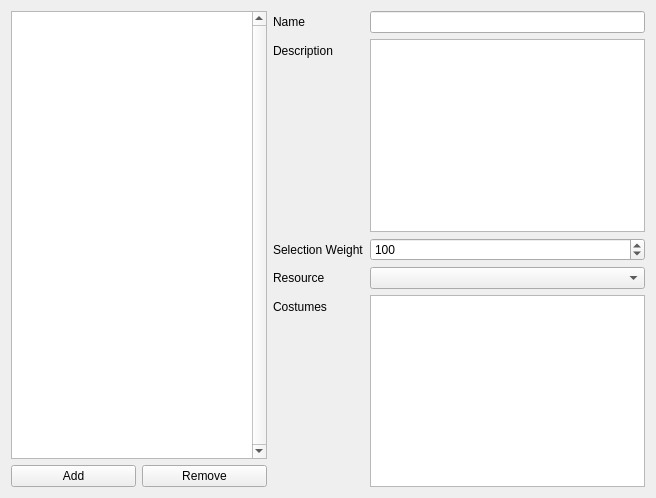
<?xml version="1.0" encoding="UTF-8"?>
<ui version="4.0">
 <class>character_form</class>
 <widget class="QWidget" name="character_form">
  <property name="geometry">
   <rect>
    <x>0</x>
    <y>0</y>
    <width>656</width>
    <height>498</height>
   </rect>
  </property>
  <layout class="QHBoxLayout" name="character_form_layout">
   <item>
    <layout class="QVBoxLayout" name="character_list_layout">
     <item>
      <widget class="QListView" name="character_list">
       <property name="sizePolicy">
        <sizepolicy hsizetype="Minimum" vsizetype="Expanding">
         <horstretch>0</horstretch>
         <verstretch>0</verstretch>
        </sizepolicy>
       </property>
       <property name="verticalScrollBarPolicy">
        <enum>Qt::ScrollBarAlwaysOn</enum>
       </property>
      </widget>
     </item>
     <item>
      <layout class="QHBoxLayout" name="character_list_control_layout">
       <item>
        <widget class="QPushButton" name="character_add">
         <property name="text">
          <string>Add</string>
         </property>
        </widget>
       </item>
       <item>
        <widget class="QPushButton" name="character_remove">
         <property name="text">
          <string>Remove</string>
         </property>
        </widget>
       </item>
      </layout>
     </item>
    </layout>
   </item>
   <item>
    <layout class="QFormLayout" name="character_detail_layout">
     <item row="0" column="0">
      <widget class="QLabel" name="name_label">
       <property name="text">
        <string>Name</string>
       </property>
      </widget>
     </item>
     <item row="0" column="1">
      <widget class="QLineEdit" name="name_edit"/>
     </item>
     <item row="1" column="0">
      <widget class="QLabel" name="description_label">
       <property name="text">
        <string>Description</string>
       </property>
      </widget>
     </item>
     <item row="1" column="1">
      <widget class="QPlainTextEdit" name="description_edit"/>
     </item>
     <item row="2" column="0">
      <widget class="QLabel" name="selection_weight_label">
       <property name="text">
        <string>Selection Weight</string>
       </property>
      </widget>
     </item>
     <item row="2" column="1">
      <widget class="QSpinBox" name="selection_weight_spin">
       <property name="maximum">
        <number>10000</number>
       </property>
       <property name="value">
        <number>100</number>
       </property>
      </widget>
     </item>
     <item row="3" column="0">
      <widget class="QLabel" name="resource_label">
       <property name="text">
        <string>Resource</string>
       </property>
      </widget>
     </item>
     <item row="3" column="1">
      <widget class="QComboBox" name="resource_combo"/>
     </item>
     <item row="4" column="0">
      <widget class="QLabel" name="costumes_label">
       <property name="text">
        <string>Costumes</string>
       </property>
      </widget>
     </item>
     <item row="4" column="1">
      <widget class="QListView" name="costumes_list"/>
     </item>
    </layout>
   </item>
  </layout>
 </widget>
 <resources/>
 <connections>
  <connection>
   <sender>character_add</sender>
   <signal>clicked()</signal>
   <receiver>character_form</receiver>
   <slot>add_character()</slot>
   <hints>
    <hint type="sourcelabel">
     <x>72</x>
     <y>475</y>
    </hint>
    <hint type="destinationlabel">
     <x>327</x>
     <y>248</y>
    </hint>
   </hints>
  </connection>
  <connection>
   <sender>character_remove</sender>
   <signal>clicked()</signal>
   <receiver>character_form</receiver>
   <slot>remove_characters()</slot>
   <hints>
    <hint type="sourcelabel">
     <x>202</x>
     <y>475</y>
    </hint>
    <hint type="destinationlabel">
     <x>327</x>
     <y>248</y>
    </hint>
   </hints>
  </connection>
 </connections>
 <slots>
  <slot>add_character()</slot>
  <slot>remove_characters()</slot>
 </slots>
</ui>
